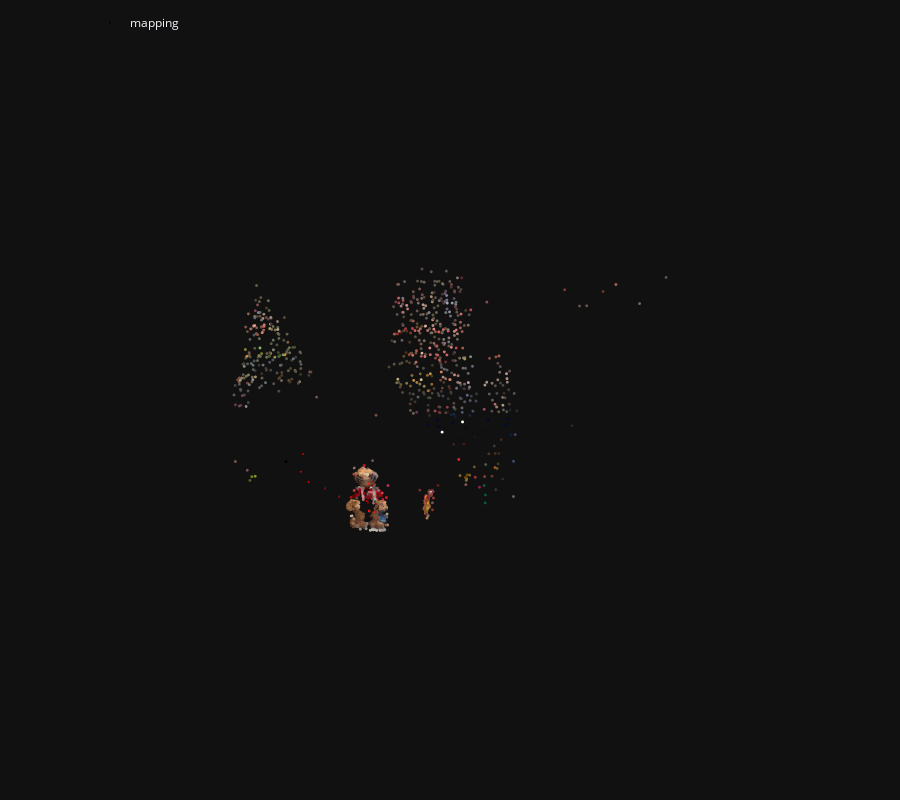

The notebook cell this image was saved under:
### Code cell
model = reconstruction.main(
    sfm_dir, images, sfm_pairs, features, matches, image_list=references, min_match_score=0.2
)
print(model.images)
fig = viz_3d.init_figure()
viz_3d.plot_reconstruction(
    fig, model, color="rgba(255,0,0,0.5)", name="mapping", points_rgb=True
)
fig.show()

### Figure 1 — Plotly figure (JSON) as saved in the notebook; plotly's stock layout.template omitted (floating-point values rounded to 4 significant figures; data arrays with more than 128 entries replaced by an {"elided": "..."} marker saying what was removed)
{"data": [{"legendgroup": "mapping", "marker": {"color": {"elided": "2072x3 int values"}, "line": {"width": 0}, "size": 1}, "mode": "markers", "name": "mapping", "type": "scatter3d", "x": {"elided": "2072 float values"}, "y": {"elided": "2072 float values"}, "z": {"elided": "2072 float values"}}, {"hovertemplate": "Image(image_id=1, camera=Camera(camera_id=1), name=\"another_et_another_et001.png\", has_pose=1, triangulated=1279/2085)", "legendgroup": "mapping", "line": {"color": "rgba(255,0,0,0.5)", "width": 1}, "mode": "lines", "name": "1", "showlegend": false, "type": "scatter3d", "x": [2.818, 2.774, 2.862, 2.818, 2.862, 2.862, 2.818, 2.862, 2.774, 2.818, 2.774, 2.774], "y": [1.999, 1.918, 1.918, 1.999, 1.918, 2.074, 1.999, 2.074, 2.074, 1.999, 2.074, 1.918], "z": [-2.638, -2.506, -2.506, -2.638, -2.506, -2.502, -2.638, -2.502, -2.502, -2.638, -2.502, -2.506]}, {"hovertemplate": "Image(image_id=2, camera=Camera(camera_id=2), name=\"another_et_another_et002.png\", has_pose=1, triangulated=1302/1963)", "legendgroup": "mapping", "line": {"color": "rgba(255,0,0,0.5)", "width": 1}, "mode": "lines", "name": "2", "showlegend": false, "type": "scatter3d", "x": [2.643, 2.601, 2.689, 2.643, 2.689, 2.689, 2.643, 2.689, 2.601, 2.643, 2.601, 2.601], "y": [1.172, 1.094, 1.094, 1.172, 1.094, 1.25, 1.172, 1.25, 1.25, 1.172, 1.25, 1.094], "z": [-1.19, -1.054, -1.055, -1.19, -1.055, -1.056, -1.19, -1.056, -1.054, -1.19, -1.054, -1.054]}, {"hovertemplate": "Image(image_id=3, camera=Camera(camera_id=3), name=\"another_et_another_et003.png\", has_pose=1, triangulated=992/1946)", "legendgroup": "mapping", "line": {"color": "rgba(255,0,0,0.5)", "width": 1}, "mode": "lines", "name": "3", "showlegend": false, "type": "scatter3d", "x": [2.831, 2.779, 2.867, 2.831, 2.867, 2.873, 2.831, 2.873, 2.785, 2.831, 2.785, 2.779], "y": [-0.39, -0.4577, -0.4609, -0.39, -0.4609, -0.3051, -0.39, -0.3051, -0.3018, -0.39, -0.3018, -0.4577], "z": [0.7381, 0.8775, 0.8807, 0.7381, 0.8807, 0.871, 0.7381, 0.871, 0.8678, 0.7381, 0.8678, 0.8775]}, {"hovertemplate": "Image(image_id=4, camera=Camera(camera_id=4), name=\"another_et_another_et004.png\", has_pose=1, triangulated=1231/1905)", "legendgroup": "mapping", "line": {"color": "rgba(255,0,0,0.5)", "width": 1}, "mode": "lines", "name": "4", "showlegend": false, "type": "scatter3d", "x": [2.778, 2.731, 2.819, 2.778, 2.819, 2.819, 2.778, 2.819, 2.732, 2.778, 2.732, 2.731], "y": [1.384, 1.29, 1.289, 1.384, 1.289, 1.444, 1.384, 1.444, 1.445, 1.384, 1.445, 1.29], "z": [0.4079, 0.532, 0.534, 0.4079, 0.534, 0.5543, 0.4079, 0.5543, 0.5523, 0.4079, 0.5523, 0.532]}, {"hovertemplate": "Image(image_id=5, camera=Camera(camera_id=5), name=\"another_et_another_et005.png\", has_pose=1, triangulated=1288/1839)", "legendgroup": "mapping", "line": {"color": "rgba(255,0,0,0.5)", "width": 1}, "mode": "lines", "name": "5", "showlegend": false, "type": "scatter3d", "x": [3.366, 3.312, 3.4, 3.366, 3.4, 3.398, 3.366, 3.398, 3.311, 3.366, 3.311, 3.312], "y": [2.223, 2.136, 2.136, 2.223, 2.136, 2.292, 2.223, 2.292, 2.292, 2.223, 2.292, 2.136], "z": [-0.8653, -0.7399, -0.7326, -0.8653, -0.7326, -0.7223, -0.8653, -0.7223, -0.7295, -0.8653, -0.7295, -0.7399]}, {"hovertemplate": "Image(image_id=6, camera=Camera(camera_id=6), name=\"another_et_another_et006.png\", has_pose=1, triangulated=948/1776)", "legendgroup": "mapping", "line": {"color": "rgba(255,0,0,0.5)", "width": 1}, "mode": "lines", "name": "6", "showlegend": false, "type": "scatter3d", "x": [0.04357, 0.06595, 0.1464, 0.04357, 0.1464, 0.1114, 0.04357, 0.1114, 0.03098, 0.04357, 0.03098, 0.06595], "y": [0.7108, 0.641, 0.6583, 0.7108, 0.6583, 0.8105, 0.7108, 0.8105, 0.7932, 0.7108, 0.7932, 0.641], "z": [-1.185, -1.041, -1.072, -1.185, -1.072, -1.077, -1.185, -1.077, -1.046, -1.185, -1.046, -1.041]}, {"hovertemplate": "Image(image_id=7, camera=Camera(camera_id=7), name=\"another_et_another_et007.png\", has_pose=1, triangulated=898/1810)", "legendgroup": "mapping", "line": {"color": "rgba(255,0,0,0.5)", "width": 1}, "mode": "lines", "name": "7", "showlegend": false, "type": "scatter3d", "x": [-1.3, -1.235, -1.167, -1.3, -1.167, -1.216, -1.3, -1.216, -1.284, -1.3, -1.284, -1.235], "y": [0.02909, -0.03438, -0.01087, 0.02909, -0.01087, 0.1375, 0.02909, 0.1375, 0.1139, 0.02909, 0.1139, -0.03438], "z": [0.1694, 0.3042, 0.2538, 0.1694, 0.2538, 0.2568, 0.1694, 0.2568, 0.3073, 0.1694, 0.3073, 0.3042]}, {"hovertemplate": "Image(image_id=8, camera=Camera(camera_id=8), name=\"another_et_another_et008.png\", has_pose=1, triangulated=677/1738)", "legendgroup": "mapping", "line": {"color": "rgba(255,0,0,0.5)", "width": 1}, "mode": "lines", "name": "8", "showlegend": false, "type": "scatter3d", "x": [-2.85, -2.745, -2.696, -2.85, -2.696, -2.757, -2.85, -2.757, -2.806, -2.85, -2.806, -2.745], "y": [-0.5334, -0.5841, -0.5564, -0.5334, -0.5564, -0.4136, -0.5334, -0.4136, -0.4412, -0.5334, -0.4412, -0.5841], "z": [1.348, 1.46, 1.393, 1.348, 1.393, 1.406, 1.348, 1.406, 1.474, 1.348, 1.474, 1.46]}, {"hovertemplate": "Image(image_id=9, camera=Camera(camera_id=9), name=\"another_et_another_et009.png\", has_pose=1, triangulated=396/1594)", "legendgroup": "mapping", "line": {"color": "rgba(255,0,0,0.5)", "width": 1}, "mode": "lines", "name": "9", "showlegend": false, "type": "scatter3d", "x": [-3.584, -3.447, -3.42, -3.584, -3.42, -3.497, -3.584, -3.497, -3.524, -3.584, -3.524, -3.447], "y": [-1.411, -1.441, -1.41, -1.411, -1.41, -1.277, -1.411, -1.277, -1.307, -1.411, -1.307, -1.441], "z": [3.215, 3.3, 3.222, 3.215, 3.222, 3.248, 3.215, 3.248, 3.326, 3.215, 3.326, 3.3]}, {"hovertemplate": "Image(image_id=10, camera=Camera(camera_id=10), name=\"another_et_another_et010.png\", has_pose=1, triangulated=280/1489)", "legendgroup": "mapping", "line": {"color": "rgba(255,0,0,0.5)", "width": 1}, "mode": "lines", "name": "10", "showlegend": false, "type": "scatter3d", "x": [-3.379, -3.216, -3.234, -3.379, -3.234, -3.322, -3.379, -3.322, -3.304, -3.379, -3.304, -3.216], "y": [-2.96, -2.951, -2.92, -2.96, -2.92, -2.807, -2.96, -2.807, -2.838, -2.96, -2.838, -2.951], "z": [5.835, 5.85, 5.77, 5.835, 5.77, 5.834, 5.835, 5.834, 5.914, 5.835, 5.914, 5.85]}], "layout": {"height": 800, "legend": {"orientation": "h", "x": 0.1, "xanchor": "left", "y": 0.99, "yanchor": "top"}, "margin": {"b": 0, "l": 0, "pad": 0, "r": 0, "t": 0}, "scene": {"aspectmode": "data", "camera": {"eye": {"x": 0, "y": -0.1, "z": -2}, "projection": {"type": "orthographic"}, "up": {"x": 0, "y": -1, "z": 0}}, "dragmode": "orbit", "xaxis": {"autorange": true, "showbackground": false, "showgrid": false, "showline": false, "showticklabels": true, "visible": false}, "yaxis": {"autorange": true, "showbackground": false, "showgrid": false, "showline": false, "showticklabels": true, "visible": false}, "zaxis": {"autorange": true, "showbackground": false, "showgrid": false, "showline": false, "showticklabels": true, "visible": false}}}}
